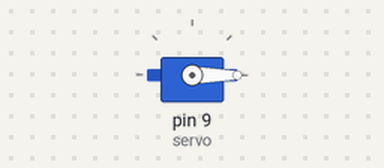
The sketch below on a simulated Arduino Uno, built with avr-gcc and run on an emulated ATmega328P. Shown: servo.

Above: at 0.2 s.
At 1.3 s:
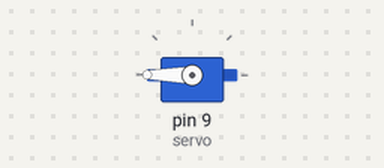
At 19.8 s:
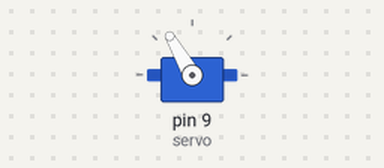
At 39.4 s:
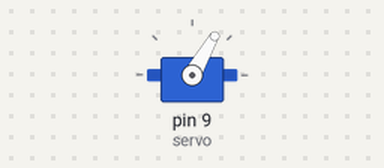
Timing chart, 0 to 40.0 s (numbered marks = the images above):
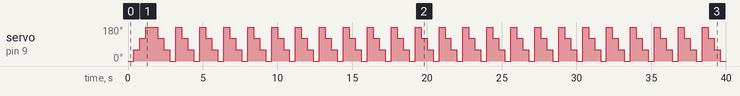

The sketch:

servo1.ino
```cpp
#include <Servo.h>
int pos = 0;
Servo servo;
int sudah=0;
void setup()
{
  servo.attach(9);
  sudah=0;
}
void loop()
{
  if(sudah==0)
  //pos=1;
  //servo.write(pos);
  for (pos = 0; pos <= 180; pos += 60) {
    servo.write(pos);
    delay(400);
  }
  for (pos = 180; pos >= 0; pos -= 60) {
    servo.write(pos);
    delay(400);
  }
  sudah=1;
}
```

Measured:
- by itself, servo on pin 9 (servo): 0° → 60° at 0.40 s, → 120° 0.40 s later, → 180° 0.40 s later, → 120° 0.80 s later, … (98 changes in this stretch)
